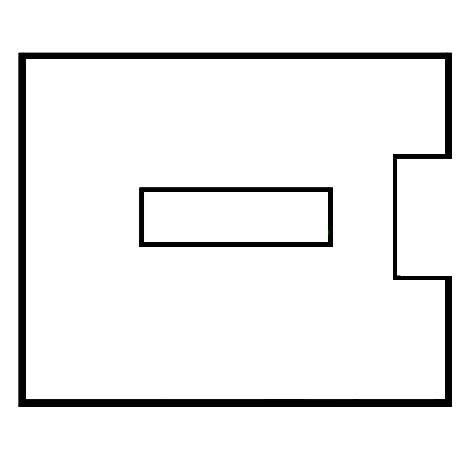
#> input picture training_images/simplified_floor_plan/O_0_1.png, 469 x 466 px; its folder holds 5 pictures in this run
$ python e10_polygon.py   (older library calls are emulated)
#> lines starting #> are read from the running program, lines starting #| are printed output that depends on the picture; after the words box and inside, x2 and y2 are one past the last pixel; in counts of white or black regions, pixels touching at a corner belong together
### imageCleaner.py
""" Methods for Loading and Processing Images

"""
import os.path
import cv2
import numpy as np

WINDOW_WIDTH = 1300     # taken from pFlowGRID/main.py
WINDOW_HEIGHT = 610     # taken from pFlowGRID/main.py
MIN_GRAY_VALUE = 0
MAX_GRAY_VALUE = 255


##########
# CHECKS #
##########

# [32 lines left out: function __check_rgb_values, not called in this run]


def __check_threshold(value):
    """ Checks if threshold value is in [0;255].

    :param value: int; threshold value
    :return: None
    """
    if not isinstance(value, int):
        raise TypeError("Data type of the threshold value must be int.\n"
                        "Current threshold value is: {} \n"
                        "Current data type of the threshold value is: {}".format(value, type(value)))
    elif value < MIN_GRAY_VALUE or value > MAX_GRAY_VALUE:
        raise ValueError(
            "The threshold value is incorrect. It must be between 0 and 255. Current threshold value is: {}".format(
                value))


def __check_height(image, height):
    """ Checks if the height is smaller or equals to image-height.

    Used for checking y-axis and kernel size.
    :param image: image
    :param height: int
    :return: None
    """
    if height > image.shape[0]:
        raise ValueError(
            "The height value is incorrect. It must be smaller than the image height. Current height value is: {}".format(
                height))
    elif not isinstance(height, int):
        raise TypeError("Data type of the height must be int.\n"
                        "Current height is: {} \n"
                        "Current data type of height: {}".format(height, type(height)))


def __check_width(image, width):
    """ Checks if the width is smaller or equals to image-width.

    Used for checking x-axis and kernel size.
    :param image: image
    :param width: int
    :return: None
    """
    if width > image.shape[1]:
        raise ValueError(
            "The width value is incorrect. It must be smaller than the image width. Current width value is: {}".format(
                width))
    elif not isinstance(width, int):
        raise TypeError("Data type of the height must be int.\n"
                        "Current height is: {} \n"
                        "Current data type of height: {}".format(width, type(width)))


##########
# OTHERS #
##########

def load_image(image_path):
    """Loads an image.

    :param image_path: str
    :return: rgb-image

    """
    if not image_path.lower().endswith('.png'):
        raise FileExistsError("Data type of the image must be a .png. Current image_path ist:{}".format(image_path))
    if type(image_path) == int:
        raise TypeError("Image path must be a str! Current image_path is:{}".format(image_path))
    if not os.path.exists(image_path):
        raise FileNotFoundError("File was not found. The searched image_path is: {}".format(image_path))
    image = cv2.imread(filename=image_path)
    image = cv2.cvtColor(image, cv2.COLOR_BGR2RGB)
    if image is None:
        raise AttributeError("Image-file can't be found. The affected image-path is:{}".format(image_path))
    return image


# [93 lines left out: functions show_image, resize_image, resize_image_without_distortion, snip_image, rotate_image, not called in this run]


####################
# POINT OPERATIONS #
####################
"""
Homogeneous point operations are independent of pixel coordinate.
Non-homogeneous point operations depend on pixel coordinate.
"""


def transform_file_into_grayscale_image(image_path):
    """Homogeneous point operation: Transforms an image to grayscale-image.

    flags=0 in cv2.imread()-method means that the passed image is transformed as a gray value image.
    If no flags have been set, the image is colored.
    :param image_path: str
    :return: image

    """
#> called with image_path = 'O_0_1.png'
    if not image_path.lower().endswith('.png'):
        raise FileExistsError("Data type of the image must be a .png. Current image_path ist:{}".format(image_path))
    if type(image_path) == int:
        raise TypeError("Image path must be a str! Current image_path is:{}".format(image_path))
    if not os.path.exists(image_path):
        raise FileNotFoundError("File was not found. The searched image_path is: {}".format(image_path))
    image = cv2.imread(filename=image_path)  # , flags=0)
#> image is the input picture: shape (466, 469, 3); mean B, G, R 239, 239, 239
    image = cv2.cvtColor(image, cv2.COLOR_BGR2GRAY)
#> image: shape (466, 469)
    if image is None:
        raise AttributeError("Image-file can't be found. The affected image-path is:" + image_path)
    return image


# [117 lines left out: functions transform_colored_into_grayscale_image, apply_simple_threshold, apply_adaptive_threshold, invert_image, change_color_in_area, change_color_in_pixel, not called in this run]


###########
# FILTERS #
###########
"""
A filter smooths the image by adding a blur to it.
One reason for using a filter is if the image contains a lot of noise because
applying the filter reduces the noises in the image.
Filters are also used to find edges.

The parameter ksize is an abbreviation for kernel size which is often used in the blurring methods.
The kernel size specifies how many pixel-rows and pixel-columns the kernel is large.
A kernel is a small matrix which is drawn over the image step by step.
The hot spot is the middle pixel of the kernel.
"""


def apply_gaussian_blur(image, kernel_size=(3, 3), sigma_x=2):
    """ Smoothing filter: Calculates the weight from the pixels in the kernel
        - how often the intensity values occur in the surrounding pixels and the hot spot at the kernel.
        The product of the weight is the new pixel value of the hot spot.

    The Gaussian Blur is the most popular blurring method.
    If the noise is also high, then a high kernel size is recommended (e.g.: (7,7)).
    If the noise is also low, then a smaller kernel size is recommended (e.g.: (3,3)).
    Hint: If the apply_canny_filter() is called after add_gaussian_blur(), then the noises are removed
    Further Information: https://docs.opencv.org/3.4/dc/dd3/tutorial_gausian_median_blur_bilateral_filter.html
    :param image: image
    :param kernel_size: tuple of int: (number_of_rows, number_of cols)
    :param sigma_x: int; width of the gaussian bell
            If the value is large, then the image is strongly smoothed.
            If the value is small, then the image is less smoothed.
    :return: image
    """
#> called with kernel_size = (21, 21), sigma_x = 2
    __check_height(image, kernel_size[0])
    __check_width(image, kernel_size[1])
    return cv2.GaussianBlur(src=image, ksize=kernel_size, sigmaX=sigma_x)
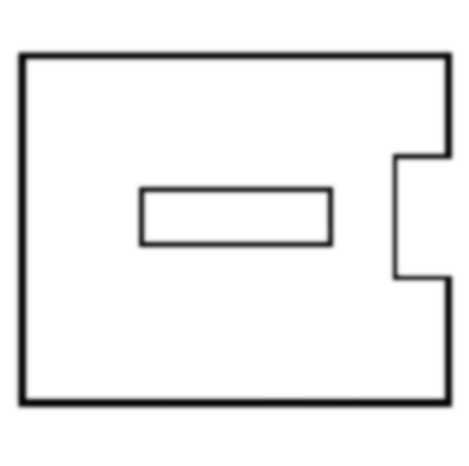
#> returned value: shape (466, 469); min 6, max 255, mean 239


# [86 lines left out: functions apply_average_blur, apply_median_blur, apply_bilateral_blur, apply_edge_preserving_filter, apply_laplacian, apply_sobel, not called in this run]


def apply_closing(image, kernel_size=(5, 5), form="ellipse"):
    """ Morphological Filter: Closing is performed by dilatation followed by erosion.

    This connects small particles and closes holes in the image.
    Further Information: https://docs.opencv.org/3.4/d3/dbe/tutorial_opening_closing_hats.html
    :param image: image
    :param kernel_size:  tuple of int: (number_of_rows, number_of cols)
    :param form: str;
    :return: image
    """
#> called with kernel_size = (5, 5), form = 'ellipse'
    __check_height(image, kernel_size[0])
    __check_width(image, kernel_size[1])
    if form.lower() == "ellipse":
        return cv2.morphologyEx(image, cv2.MORPH_CLOSE,
                                cv2.getStructuringElement(cv2.MORPH_ELLIPSE, (kernel_size[0], kernel_size[1])))
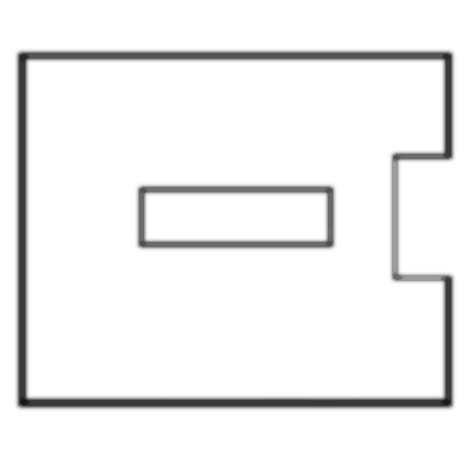
#> returned value: shape (466, 469); min 24, max 255, mean 240.4
    elif form.lower() == "rectangle":
        return cv2.morphologyEx(image, cv2.MORPH_CLOSE,
                                cv2.getStructuringElement(cv2.MORPH_RECT, (kernel_size[0], kernel_size[1])))
    else:
        raise AttributeError(
            "For form is only allowed 'ellipse' or 'rectangle'. Current form value is: {}".format(form))


#############
# DETECTORS #
#############
""" A detector has the task of finding characteristic features or distinctive points in an image.
Predefined methods or sets of commands are used for this purpose.

"""


def apply_canny_detector(image, threshold1=125, threshold2=175):
    """Canny Edge Detector: Detects edges according to the Canny Edge Algorithm.

    Further Information:  https://docs.opencv.org/3.4/da/d5c/tutorial_canny_detector.html
    Hint: If a blurred image is passed, then fewer edges are detected.
    :param threshold2: int
    :param threshold1: int
    :param image: image
    :return: image
    """
#> called with threshold1 = 125, threshold2 = 175
    __check_threshold(threshold1)
    __check_threshold(threshold2)
    if len(image.shape) != 2:
        image = transform_colored_into_grayscale_image(image)
    return cv2.Canny(image=image, threshold1=threshold1, threshold2=threshold2)
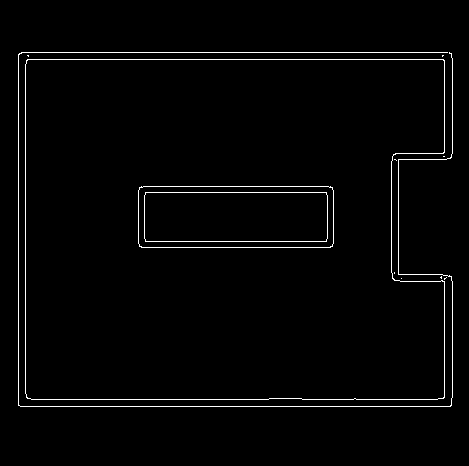
#> returned value: shape (466, 469); 2% white in thin lines or dots, all inside (x1, y1, x2, y2) = (18, 52, 453, 407)


# [21 lines left out: function apply_harris_detector, not called in this run]

### experiments/e08_harris_detector.py
""" Experiment 8: Finding Corners.

    At first, Harris Corner Detector was implemented.
    Next, in order to better extract the corners, the following approaches were tested:
    1. approach was to take the first corner per cluster which is described in get_coordinates_old().
    2. approach was to calculate averaged corner per cluster which is described in get_coordinates().
    Result: second approach reflects the positions of the actual corners better than in the first approach.

"""
import numpy as np
import cv2
from experiments import imageAnalyzer
import imageCleaner
import os
from math import sqrt
import matplotlib.pyplot as plt

image_path = "../training_images/simplified_floor_plan/"
file_name = 'O_0_1.png'
MAX_DISTANCE_CORNER = 20
images = []
titles = []


def apply_customized_canny(image):
    """ Applies Gaussian Blur, Closing and Canny Detector according to the experiment 7 (e07_canny_combinations.py).

    :param image: image
    :return: image
    """
    image_gray = imageCleaner.transform_file_into_grayscale_image(image)
    images.append(image_gray)
    titles.append("Grayscale Image")

    # Customized Canny
    image_blur = imageCleaner.apply_gaussian_blur(image=image_gray, kernel_size=(21, 21))
    image_closing = imageCleaner.apply_closing(image=image_blur, kernel_size=(5, 5), form="ellipse")
    image_canny = imageCleaner.apply_canny_detector(image=image_closing, threshold1=125, threshold2=175)
    image_canny_finished = imageCleaner.apply_closing(image=image_canny, kernel_size=(12, 12), form="rectangle")
#> call 2 of apply_closing, with kernel_size = (12, 12), form = 'rectangle'
#> in apply_closing (call 2), `return cv2.morphologyEx(image, cv2.MORPH_CLOSE, cv2.getStructuringElem..`:
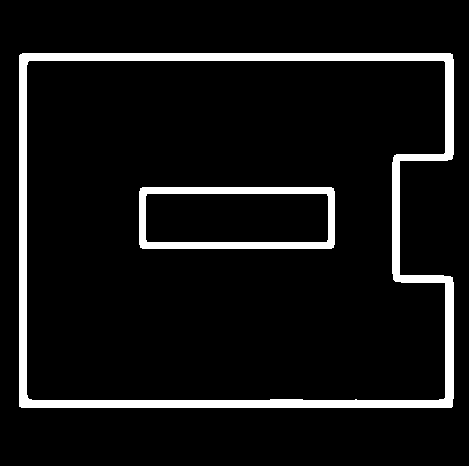
#> returned value: shape (466, 469); 7.7% white; 2 white regions, box (x1, y1, x2, y2) and area: (19, 53, 454, 408) 13376, (139, 187, 335, 249) 3400
    images.append(image_canny_finished)
    titles.append("Canny Image")
    return np.float32(image_canny_finished)


def apply_harris(orig_image, canny_image):
    """ Converts image in gray-scale, applies customized Canny Edge Detector and applies Harris Detector.

    :param orig_image: str; path of the image
    :param canny_image: image; image which was preprocessed with apply_customized_canny()
    :return: bool array; If the element is True, then it is a corner
    """
#> called with orig_image = 'O_0_1.png'

    image_rgb = imageCleaner.load_image(orig_image)
    # dst = cv2.cornerHarris(canny_image, 2, 3, 0.04)
    dst = cv2.cornerHarris(src=canny_image, blockSize=2, ksize=5, k=0.05)
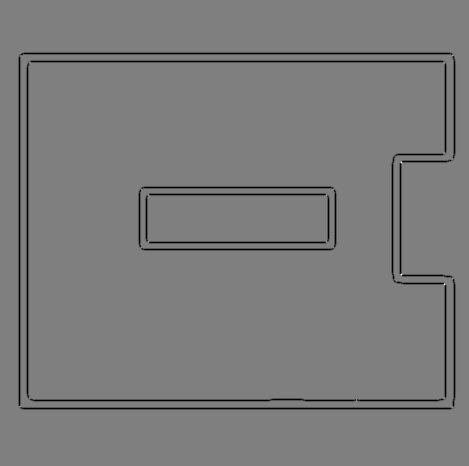
#> dst: shape (466, 469) float32; min -1.71e+10, max 1.72e+10, mean -527680832; drawn with min black and max white
    image_rgb[dst > 0.01 * dst.max()] = [0, 0, 255]
#> image_rgb: shape (466, 469, 3); mean R, G, B 238.9, 238.9, 239
    images.append(image_rgb)
    titles.append("Harris Corner Image")

    return dst > 0.01 * dst.max()
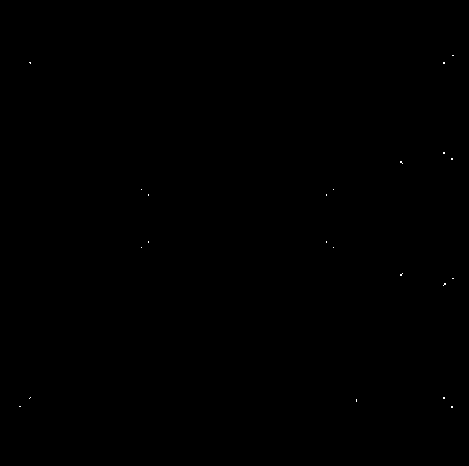
#> returned value: shape (466, 469) bool; 0.03% white in thin lines or dots, all inside (x1, y1, x2, y2) = (19, 55, 454, 408)


def extract_corner_array(corner_array):
    """Converts a bool array into a list with tuples of the corner coordinates

    :param corner_array: bool array; If the element is True, then it is a corner
    :return: list with tuples of corner; e.g. [ (1,1), (2,4)]
    """
    all_corners = []
    # Collect and extract found corners
    for x_coordinate in range(corner_array.shape[1]):
        for y_coordinate in range(corner_array.shape[0]):
            if corner_array[y_coordinate, x_coordinate]:
                all_corners.append((x_coordinate, y_coordinate))
#> (the rest of the program and of its run is left out)
